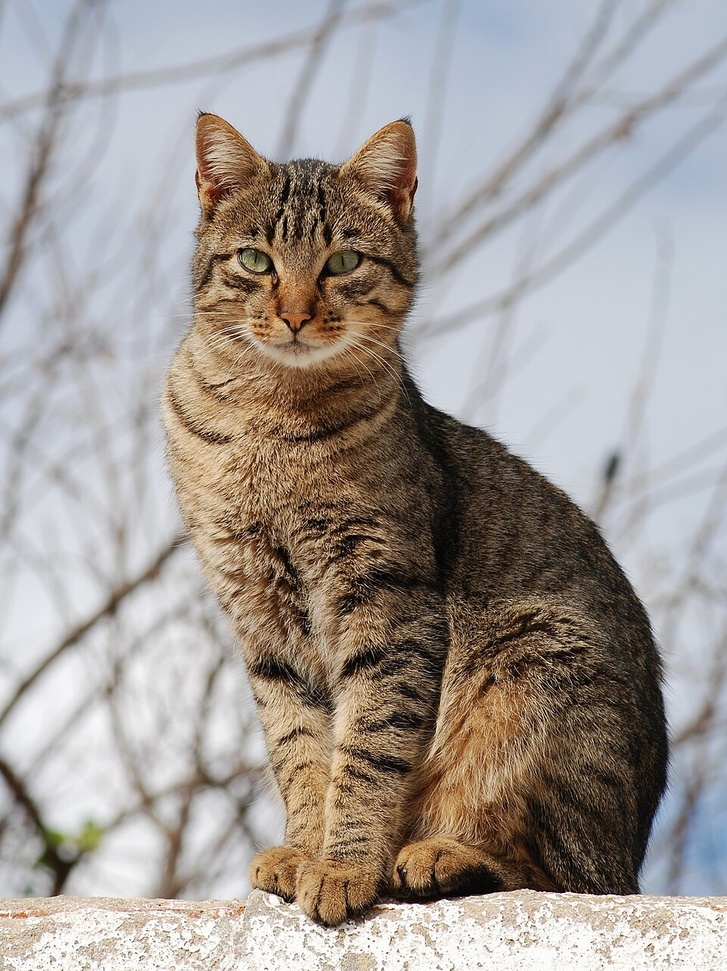
%> input picture labs/lab (4)/Cat_November_2010-1a.jpg, 727 x 971 px, shrunk from 960 x 1282 before the run
$ octave test.m   (GNU Octave 9; MATLAB toolbox functions it lacks are replaced by stand-ins)
%> lines starting %> are read from the running program, lines starting %| are printed output that depends on the picture
clear; clc; close all;

% 1-2. Завантаження та підготовка зображення
f = imread('/MATLAB Drive/labs/lab (4)/Cat_November_2010-1a.jpg');
%> f is the input picture: size 971x727x3 uint8; mean R, G, B 161.7, 154.8, 150.6
if size(f, 3) == 3
    f = rgb2gray(f);
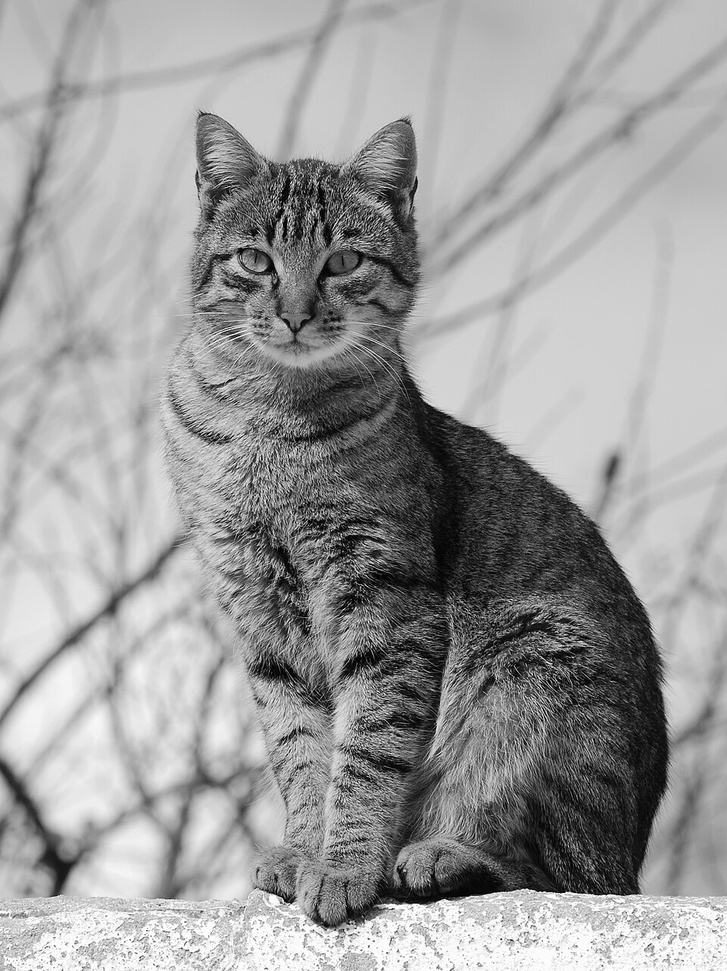
%> f: size 971x727 uint8; min 0, max 255, mean 156.4
end
f = im2double(f); % Переводимо у double для точності обчислень
%> f: size 971x727 double

% 3-4. Обчислення ДПФ та візуалізація спектра
F = fft2(f);
S = abs(F);
Fc = fftshift(S); % Зсув нульової частоти в центр
Slog = log(1 + Fc); % Логарифмічний масштаб для наочності
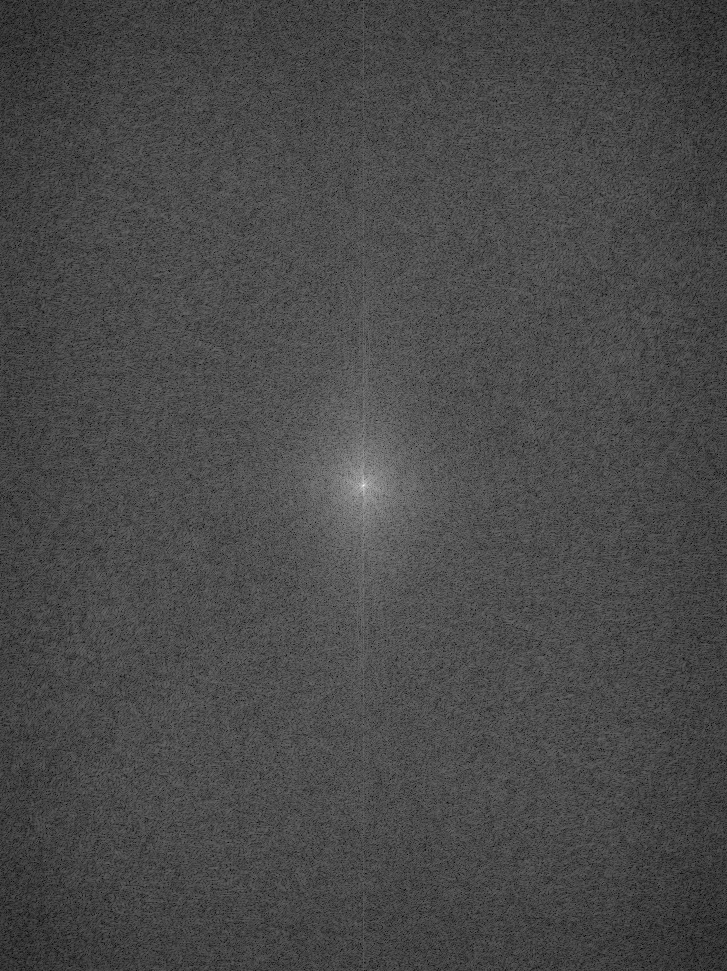
%> Slog: size 971x727 double; min 0.127, max 12.98, mean 3.85; drawn with min black and max white

figure('Name', 'Оригінал та його спектр');
subplot(1,2,1); imshow(f); title('Вихідне зображення');
subplot(1,2,2); imshow(Slog, []); title('Спектр (лог. масштаб)');

% Відновлення зображення за спектром (ОДПФ)
Fdc = ifftshift(Fc); % Зворотний зсув
f_restored = ifft2(F);

figure('Name', 'Відновлення після прямого та зворотного ДПФ');
imshow(abs(f_restored), []); title('Відновлене зображення');

% 5-8. Фільтрація у частотній області
[M, N] = size(f);
%> M = 971; N = 727
sigma = 20; % Параметр розмиття (чим менше, тим вужчий спектр пропускається)
h = fspecial('gaussian', [M N], sigma); % Фільтр розміром із зображення

% Частотна характеристика фільтра
H = fft2(h);
Hc = fftshift(abs(H));
Hlog = log(1 + Hc);

% Застосування фільтра (множення спектрів)
Filtered_F = F .* H;
Filtered_Fc = fftshift(abs(Filtered_F));
Filtered_Slog = log(1 + Filtered_Fc);
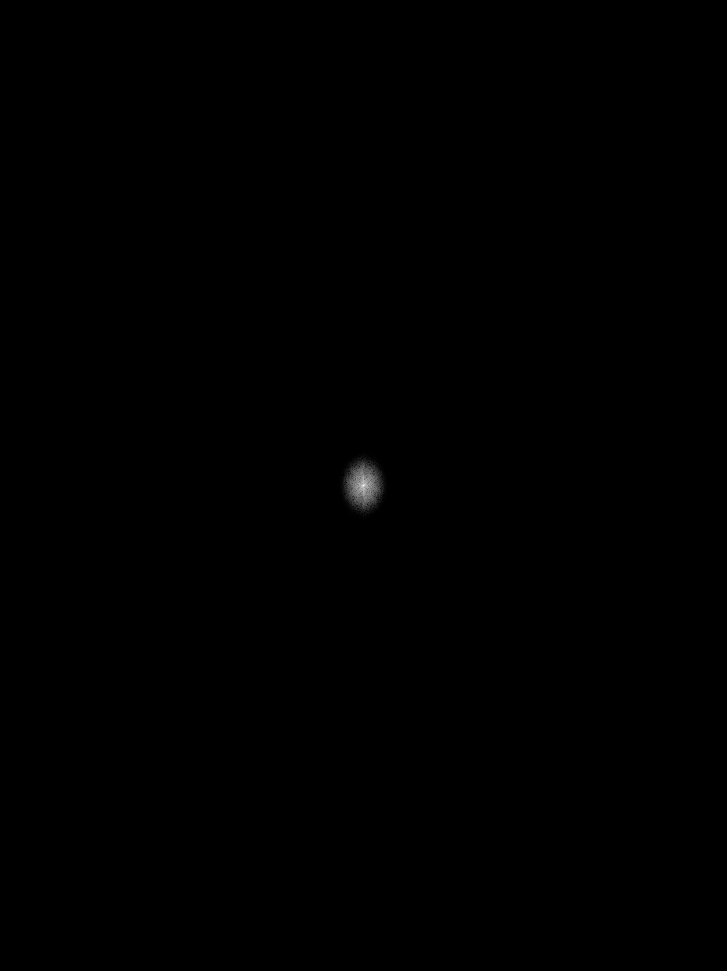
%> Filtered_Slog: size 971x727 double; min 0, max 12.98, mean 0.0104; drawn with min black and max white

% Зворотне перетворення для отримання відфільтрованого зображення
f_filtered = abs(ifft2(Filtered_F));
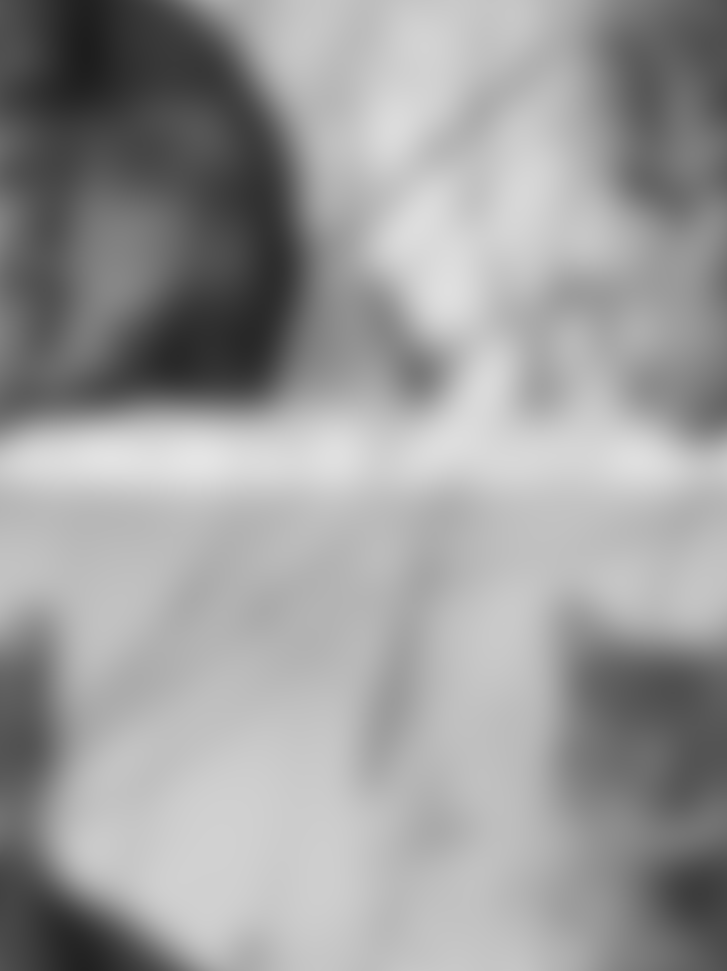
%> f_filtered: size 971x727 double; min 0.116, max 0.897, mean 0.613
f_filtered = fftshift(f_filtered);
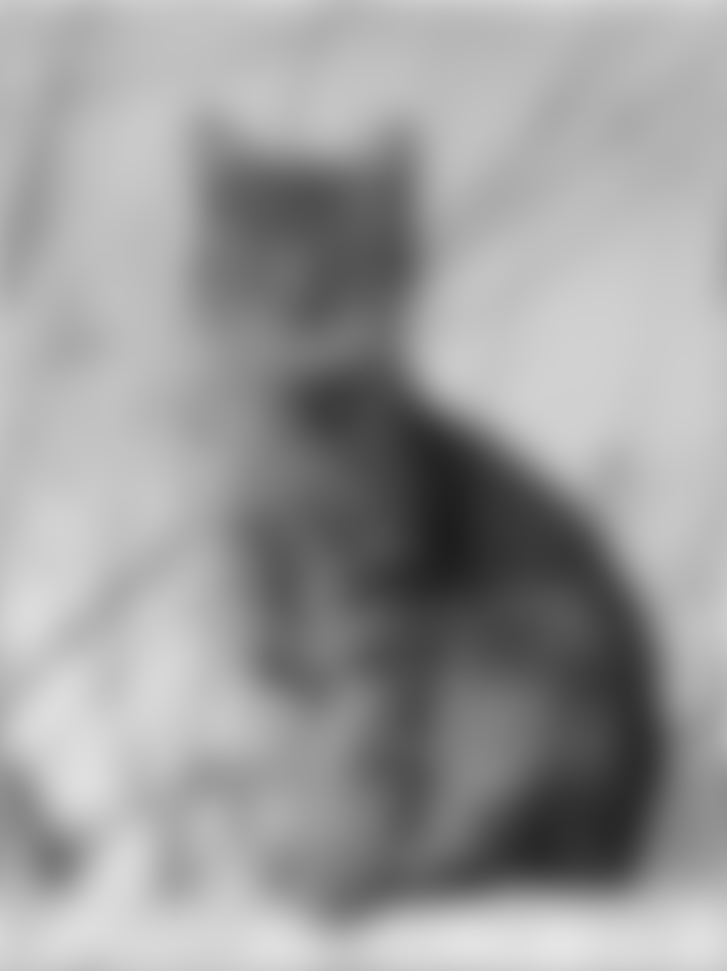
%> f_filtered: size 971x727 double; min 0.116, max 0.897, mean 0.613; mean of the top-left, top-right, bottom-left and bottom-right quarters 0.637, 0.686, 0.683, 0.448
figure('Name', 'Фільтрація у частотній області');
subplot(1,3,1); imshow(Hlog, []); title('АЧХ фільтра');
subplot(1,3,2); imshow(Filtered_Slog, []); title('Спектр після фільтрації');
subplot(1,3,3); imshow(f_filtered, []); title('Відфільтроване зображення');
%> after `title('Відфільтроване зображення')`:
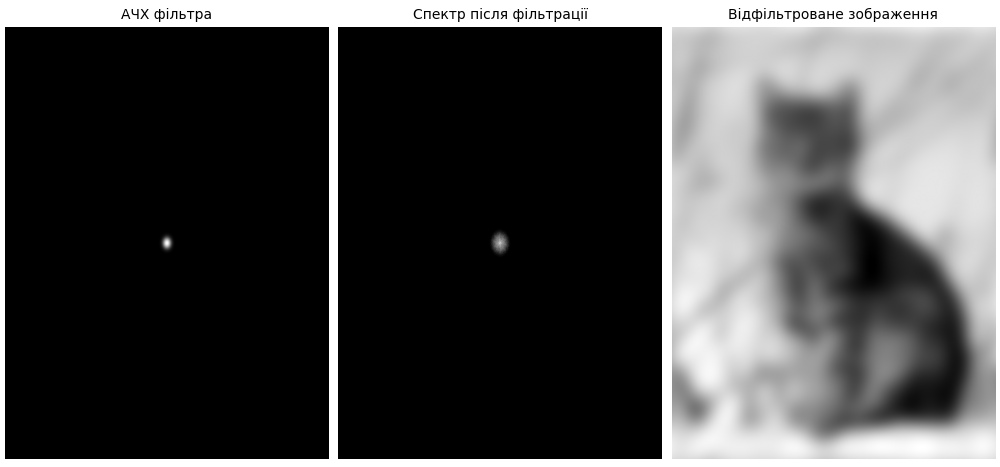
%> figure redrawn from the program's plot data, 3 panels

$ run again, with labs/lab (4)/Відновлення після прямого та зворотного ДПФ.png saved as labs/lab (4)/Cat_November_2010-1a.jpg
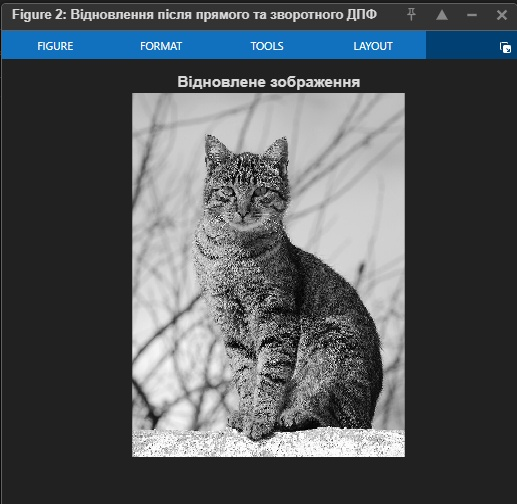
%> input picture labs/lab (4)/Відновлення після прямого та зворотного ДПФ.png, 517 x 504 px
%> f is the input picture: size 504x517x3 uint8; mean R, G, B 82.3, 87, 90.9
%> `Slog = log(1 + Fc);`:
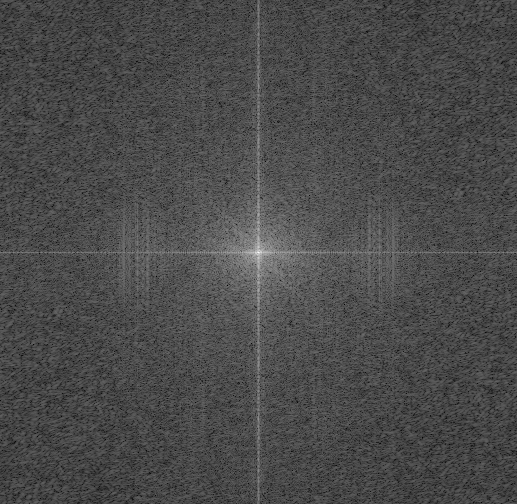
%> Slog: size 504x517 double; min 0.0533, max 11.38, mean 3.38; drawn with min black and max white
%> `title('Відфільтроване зображення')`:
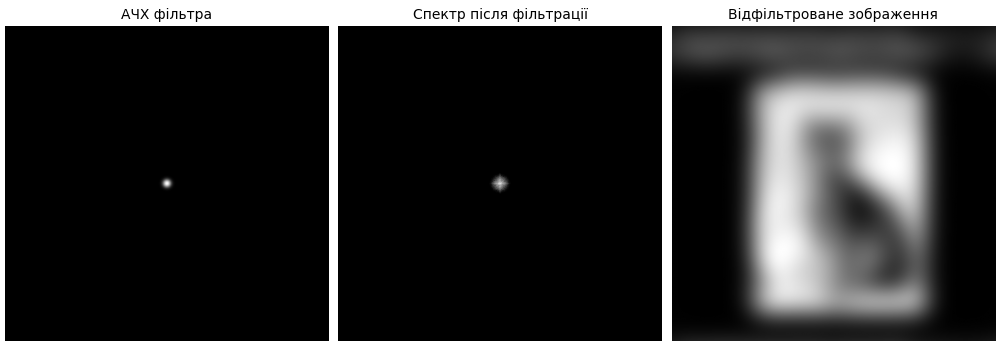
%> figure redrawn from the program's plot data, 3 panels
